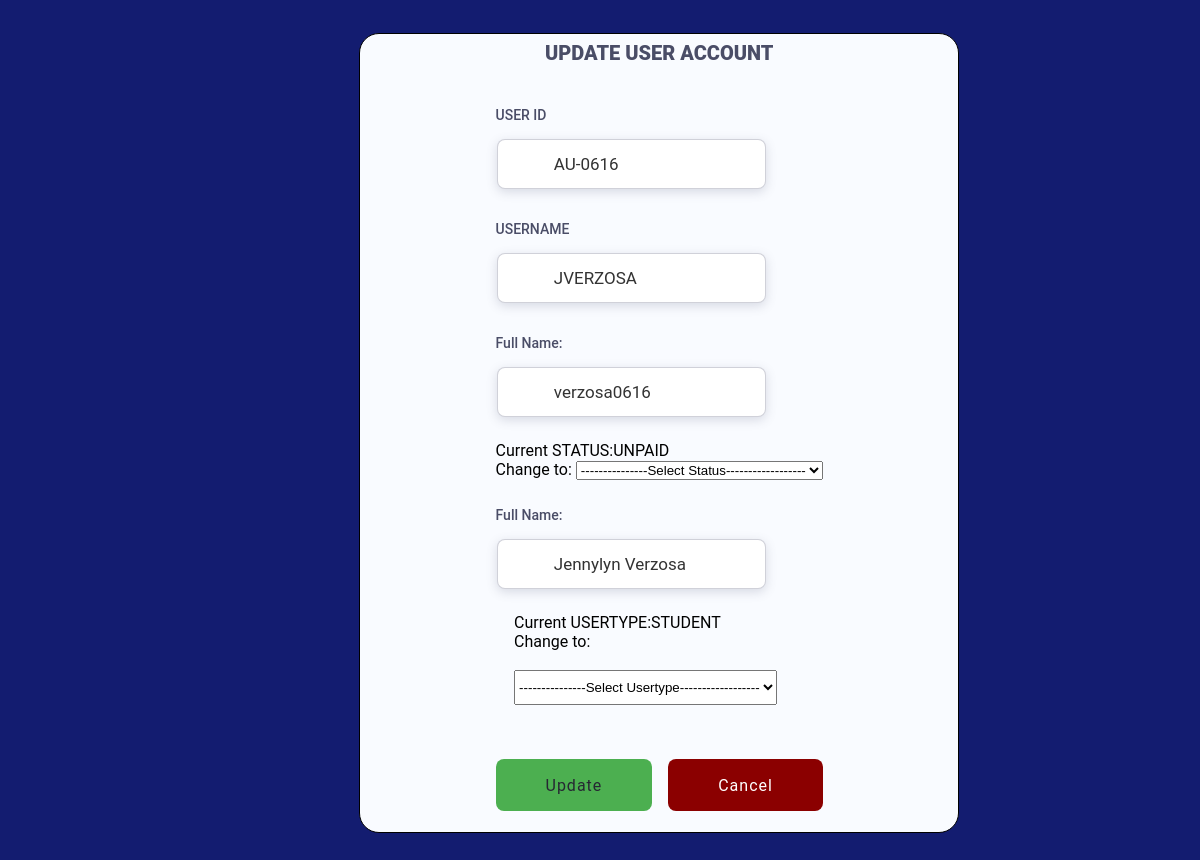
The page /edituser.php?userID=AU-0616 (signed in) on the database its author committed.
### tables this page shows
CREATE TABLE `tblaccounts` (
  `userID` varchar(50) NOT NULL,
  `username` varchar(50) NOT NULL,
  `password` varchar(50) NOT NULL,
  `name` varchar(50) NOT NULL,
  `status` varchar(30) NOT NULL,
  `usertype` varchar(20) NOT NULL
);

### edituser.php (the view, shortened to what this page needs)
<!DOCTYPE html>
<html>
<head>
</head>
<?php $result1="";$account="";?>
<?php include("session-checker.php");
require_once "config.php";
if(isset($_POST['btn-return'])){
        $sql="UPDATE tblaccounts SET username=?, password=?, name=?, status=?, usertype=? WHERE userID=?";
        if($stmt=mysqli_prepare($link,$sql)){
        mysqli_stmt_bind_param($stmt,"ssssss",$_POST['txtusername'],$_POST['txtpassword'],$_POST['txtname'],$_POST['cmbstatus'],$_POST['cmbusertype'],$_GET['userID']);
        if(mysqli_stmt_execute($stmt)){
        echo "<script>alert('Account Updated!');document.location='adminpage.php'</script>";
        exit();
        }
    }
    else{
        $result1="Error on update statement";
        }
}
else{
    if(isset($_GET['userID'])&& !empty(trim($_GET['userID']))){
        $sql="SELECT * FROM tblaccounts WHERE userID=?";
        if($stmt=mysqli_prepare($link,$sql)){
            mysqli_stmt_bind_param($stmt, "s",$_GET['userID']);
            if(mysqli_stmt_execute($stmt)){
                $result=mysqli_stmt_get_result($stmt);
                $account=mysqli_fetch_array($result,MYSQLI_ASSOC);
            }
            else{
                $result1="error on select statement";
        }
            }
    }
}
?>
<body padded="1.w2" outlines="0">
    <div class="wrapper">
        <form action="<?php  echo htmlspecialchars(basename($_SERVER['REQUEST_URI']));?> " id="loginForm" method="POST">
            <div class="logoHolder">
                <div class="entryText"><br><br>
        UPDATE USER ACCOUNT
                </div>
            </div>
            <form action="<?php echo htmlspecialchars(basename($_SERVER['REQUEST_URI']));?> "method="POST">
            <div class="inputHolder">
                <label for="username">USER ID</label>
                <div class="inputfield">
                    <input id="txtuserid" name="txtuserid" type="text" value="<?php if (isset($account['userID'])) { echo $account['userID']; }?>" disabled required>
                    <div class="keyboard"></div>
                </div>
            </div>
            <div class="inputHolder">
                <label for="password">USERNAME</label>
                <div class="inputfield">
                    <input id="txtusername" name="txtusername" type="text" value="<?php if (isset($account['username'])) { echo $account['username']; }?>" required>
                    <div class="keyboard"></div>
                </div>
            </div>
             <div class="inputHolder">
                <label for="password">Full Name:</label>
                <div class="inputfield">
                    <input id="txtpassword" name="txtpassword" type="text"  value="<?php if (isset($account['password'])) { echo $account['password']; }?>" required>
                    <div class="keyboard"></div>
                </div>
            </div>
                  <label>
                Current STATUS:<?php if (isset($account['status'])) { echo $account['status']; }?><br>
            Change to: <select name="cmbstatus" id="cmbstatus" required>
            <option value="">---------------Select Status------------------</option>
                 </select><br>
               </label><br>
           <div class="inputHolder">
                <label for="password">Full Name:</label>
                <div class="inputfield">
                    <input id="txtname" name="txtname" type="text"  value="<?php if (isset($account['name'])) { echo $account['name']; }?>" required>
                    <div class="keyboard"></div>
                </div>
            </div>
           <div class="radioholder" style="float: left;margin-left: 100px;";
                  <label>
                Current USERTYPE:<?php if (isset($account['usertype'])) { echo $account['usertype']; }?><br>
            Change to: <select name="cmbusertype" id="cmbusertype" required >
            <option value="">---------------Select Usertype------------------</option>
                 </select><br>
            </div><br>
            <div class="buttonHolder">
                <form action="<?php echo htmlspecialchars($_SERVER['PHP_SELF']); ?>" method="POST">
                <button id="btn-return" name="btn-return" style="background-color: #4CAF50" type="submit">Update</button>
                <button id="btn-submit" name="btn-submit" style="background-color: darkred;" type="submit">Cancel </button>
            </div>
            <div class="popup" >
            </div>
        </form>
        </form>
    </div>
</body>
</html>

### edituser.php (style rules this page uses)
html,body { box-sizing: border-box; width: 100%; max-width: 100% }
*::before,*::after, * { box-sizing: inherit }
body { margin: 0 }
button, input { font-family: inherit; margin: 0 }
body[padded*="1"][padded*="w2"], body[padded="0"] [band*="padded"][band*="w2"] { padding: calc(3.5vh + 4.8px) calc((19.5vw - 54.4px) * 2); }
div, #loginForm { display: flex; flex-flow: column wrap; justify-content: center; align-content: center }
.logoHolder>*, .inputHolder>div, .buttonHolder { flex-flow: row nowrap; width: 100% }
.wrapper { align-items: center }
button, input { flex-grow: 1 }
body { height: 100vh }
.wrapper { width: 100%; height: 100% }
#loginForm>div { padding: 0 0 1rem 0 }
#loginForm>div>* { padding: 0.5rem 0 }
.inputHolder input { height: 50px; padding: 0 0.25rem 0 3.5rem; max-width: calc(100% - 4vmax - 0.65rem); }
.inputHolder .keyboard { width : 100%; max-width: 4vmax; margin : 0 0 0 0.5rem; }
.buttonHolder button { height: calc(1.75vmax + 30.4px); }
#btn-return { margin-right: 1rem }
body { font-family: 'Roboto', sans-serif; background-color: #131C70; }
.inputHolder label { color: #4a4d67; font-weight: 550; font-size: 14px; }
.inputHolder input { color: #333; background-color: #fff; font-size: 17px; border-radius: 8px; border: 1px solid #51577245; outline: 0; box-shadow: 0 3px 11px 0 rgba(81, 87, 114, .2); }
.inputHolder .keyboard { background-image: url(https://image.flaticon.com/icons/svg/917/917059.svg); background-repeat: no-repeat; background-position: center; }
.radioholder { width: 100px; }
.buttonHolder button { color: #fff; background-color: #515772; font-size: 1rem; letter-spacing: 1px; border-radius: 8px; border: none; cursor: pointer; }
#btn-return { color: #262733; background-color: #a8b8c9 }
.entryText { color: #4a4d67; font-weight: 900; font-size: 20px; margin-bottom: 10px; text-align: center; margin-top: 0px; }
.wrapper { border-style: solid; border-radius: 20px; border-width:1px; height: 800px; width: 600px; position: relative; background-color: #f9fbff; }

### rows shown on the page
tblaccounts: txtuserid "AU-0616", txtusername "JVERZOSA", txtpassword "verzosa0616", status "UNPAID", txtname "Jennylyn Verzosa", usertype "STUDENT"
